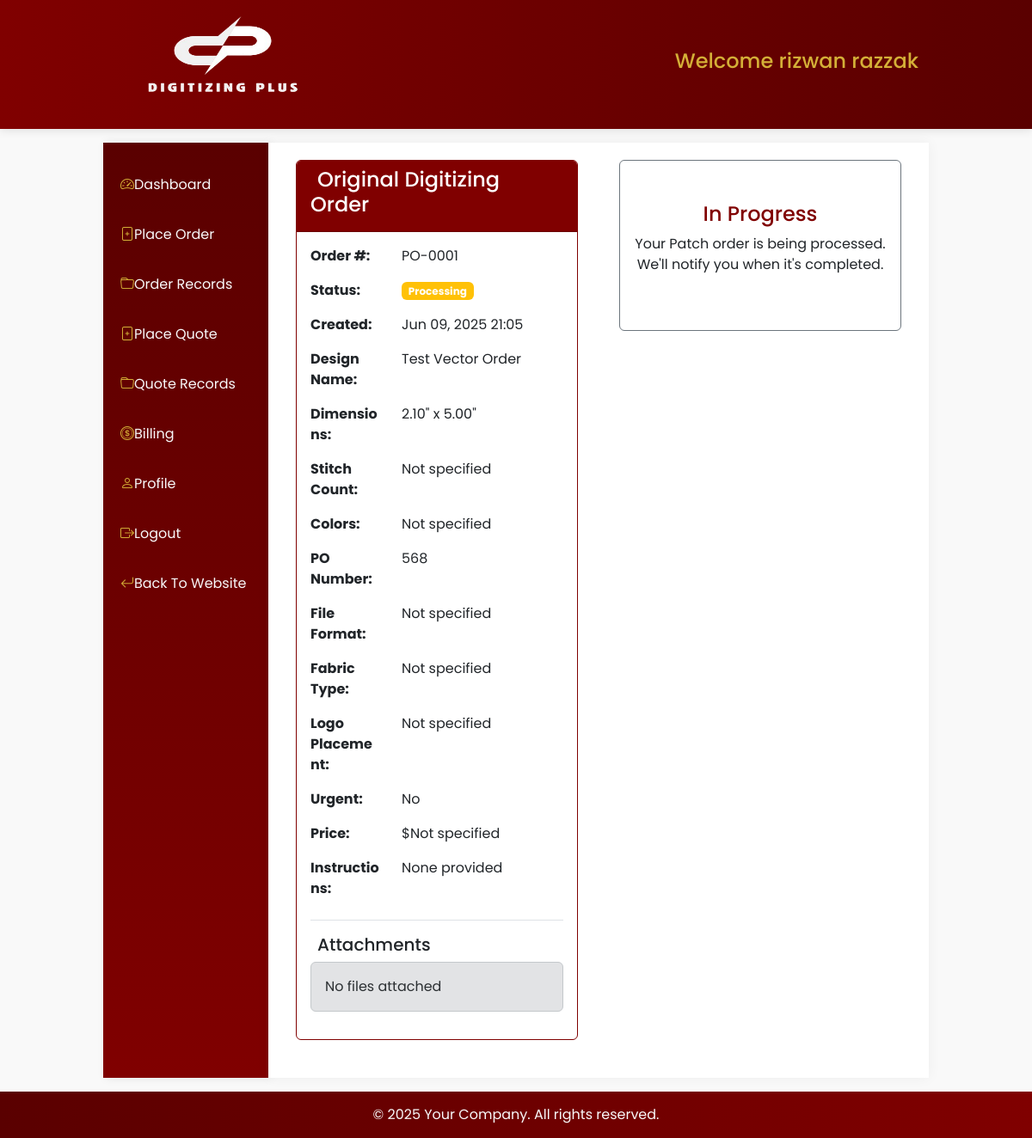
Screenshot of /user/customer/orders/Patch/1 (signed in) with the database file from the repository.
### users/models.py (models this page shows, shortened)
class User(AbstractUser):
    COUNTRY_CHOICES = [
        ('United States', 'United States'),
        ('United Kingdom', 'United Kingdom'),
        ('Australia', 'Australia'),
        ('New Zealand', 'New Zealand'),
        ('Germany', 'Germany'),
        ('Canada', 'Canada'),
    ]
    username = None
    user_id = models.CharField(max_length=100, unique=True, blank=False, null=False)
    email = models.EmailField(unique=True)
    email2 = models.EmailField(blank=True, null=True, verbose_name="Secondary Email")
    email3 = models.EmailField(blank=True, null=True, verbose_name="Tertiary Email")
    first_name = models.CharField(max_length=100, blank=False, null=False)
    last_name = models.CharField(max_length=100, blank=False, null=False)
    phone_number = models.CharField(max_length=50, null=True, blank=True)
    address = models.CharField(max_length=500)
    city = models.CharField(max_length=50)
    state = models.CharField(max_length=50)
    zip_code = models.CharField(max_length=15)
    country = models.CharField(
        max_length=15,
        choices=COUNTRY_CHOICES,
        default='US',  # Default to United States
        verbose_name="Country"
    )
    USERNAME_FIELD = 'user_id'
    REQUIRED_FIELDS = []  # Removed email from required fields
    objects = UserManager()
    COUNTRY_CODE_MAP = {
        'United States': 'us',
        'United Kingdom': 'gb',
        'Australia': 'au',
        'New Zealand': 'nz',
        'Germany': 'de',
        'Canada': 'ca',
    }

### crafting/models.py (models this page shows, shortened)
class PatchOrder(models.Model):
    user = models.ForeignKey(
        settings.AUTH_USER_MODEL,
        on_delete=models.CASCADE,
        related_name='patch_orders',
    )
    order_number = models.CharField(max_length=20, unique=True, blank=True)
    name = models.CharField(max_length=255)
    po_number = models.IntegerField(null=True, blank=True)
    height = models.DecimalField(decimal_places=2, max_digits=5)
    width = models.DecimalField(decimal_places=2, max_digits=5)
    patch_type = models.CharField(max_length=50, choices=PATCH_TYPE, null=True, blank=True)
    backing_type = models.CharField(max_length=50, choices=BACKING_TYPE, null=True, blank=True)
    border_type = models.CharField(max_length=50, choices=BORDER_TYPE, null=True, blank=True)
    embroidery_fill = models.CharField(max_length=50, choices=EMBROIDERY_FILL, null=True, blank=True)
    quantity = models.IntegerField(default=1)
    date = models.DateField()
    color_details = models.CharField(max_length=255, blank=True, null=True)
    contact_name = models.CharField(max_length=255)
    contact_number = models.CharField(max_length=50)
    shipping_address = models.TextField(null=True, blank=True)
    instructions = models.TextField(null=True, blank=True)
    status = models.CharField(max_length=50, choices=STATUS_CHOICES, default='Processing', blank=True)
    admin_instruction = models.TextField(null=True, blank=True)
    created_at = models.DateTimeField(auto_now_add=True)

### users/views.py (the view)
# urls.py: path('customer/orders/<str:type>/<int:id>', views.order_details, name='customer-order-details'),
@login_required
def order_details(request, type, id):
    if type == 'Vector':
        order = VectorOrder.objects.get(pk=id)
        template_name = 'users/customer/vector-order-details.html'
    elif type == 'Digitizing':
        order = DigitizingOrder.objects.get(pk=id)
        template_name = 'users/customer/digitizing-order-details.html'
    elif type == 'Patch':
        order = PatchOrder.objects.get(pk=id)
        template_name = 'users/customer/patch-order-details.html'
    else:
        raise Http404("Invalid order type")
    context = {
        'order': order,
        'type': type
    }
    return render(request, template_name, context)

### users/templates/users/customer/patch-order-details.html (shortened to what this page needs)
{% extends "users/customer/base.html" %}
{% load static %}
{% block content %}
<div class="container-fluid">
    <div class="row">
        <div class="col-md-6 pe-4">
            <div class="card border-maroon mb-4">
                <div class="card-header bg-maroon text-white">
                    <h4> Original Digitizing Order</h4>
                </div>
                <div class="card-body">
                    <div class="row mb-3">
                        <div class="col-md-4 fw-bold">Order #:</div>
                        <div class="col-md-8">{{ order.order_number }}</div>
                    </div>
                    <div class="row mb-3">
                        <div class="col-md-4 fw-bold">Status:</div>
                        <div class="col-md-8">
                            <span class="badge bg-{% if order.status == 'Completed' %}success{% else %}warning{% endif %}">
                                {{ order.status }}
                            </span>
                        </div>
                    </div>
                    <div class="row mb-3">
                        <div class="col-md-4 fw-bold">Created:</div>
                        <div class="col-md-8">{{ order.created_at|date:"M d, Y H:i" }}</div>
                    </div>
                    <div class="row mb-3">
                        <div class="col-md-4 fw-bold">Design Name:</div>
                        <div class="col-md-8">{{ order.name }}</div>
                    </div>
                    <div class="row mb-3">
                        <div class="col-md-4 fw-bold">Dimensions:</div>
                        <div class="col-md-8">{{ order.width }}" x {{ order.height }}"</div>
                    </div>
                    <div class="row mb-3">
                        <div class="col-md-4 fw-bold">Stitch Count:</div>
                        <div class="col-md-8">{{ order.stitches|default:"Not specified" }}</div>
                    </div>
                    <div class="row mb-3">
                        <div class="col-md-4 fw-bold">Colors:</div>
                        <div class="col-md-8">{{ order.colors|default:"Not specified" }}</div>
                    </div>
                    <div class="row mb-3">
                        <div class="col-md-4 fw-bold">PO Number:</div>
                        <div class="col-md-8">{{ order.po_number|default:"Not specified" }}</div>
                    </div>
                    <div class="row mb-3">
                        <div class="col-md-4 fw-bold">File Format:</div>
                        <div class="col-md-8">{{ order.get_file_format_display|default:"Not specified" }}</div>
                    </div>
                    <div class="row mb-3">
                        <div class="col-md-4 fw-bold">Fabric Type:</div>
                        <div class="col-md-8">{{ order.get_fabric_type_display|default:"Not specified" }}</div>
                    </div>
                    <div class="row mb-3">
                        <div class="col-md-4 fw-bold">Logo Placement:</div>
                        <div class="col-md-8">{{ order.get_logo_placement_display|default:"Not specified" }}</div>
                    </div>
                    <div class="row mb-3">
                        <div class="col-md-4 fw-bold">Urgent:</div>
                        <div class="col-md-8">
                            {% if order.is_urgent %}
                                <span class="text-danger"><i class="fas fa-exclamation-circle"></i> Yes</span>
                            {% else %}
                                No
                            {% endif %}
                        </div>
                    </div>
                    <div class="row mb-3">
                        <div class="col-md-4 fw-bold">Price:</div>
                        <div class="col-md-8">${{ order.price|default:"Not specified" }}</div>
                    </div>
                    <div class="row mb-3">
                        <div class="col-md-4 fw-bold">Instructions:</div>
                        <div class="col-md-8">{{ order.instructions|default:"None provided" }}</div>
                    </div>
                    <h5 class="mt-4 border-top pt-3">Attachments</h5>
                    <div class="list-group">
                        {% for file in order.files.all %}
                            <a href="{{ file.file.url }}" class="list-group-item list-group-item-action">
                                <i class="fas fa-file me-2"></i> {{ file.file.name|slice:"25:" }}
                            </a>
                        {% empty %}
                            <div class="alert alert-secondary">No files attached</div>
                        {% endfor %}
                    </div>
                </div>
            </div>
        </div>
        <div class="col-md-6 ps-4">
            {% if order.finalized_version %}
            <div class="card border-success">
                <div class="card-header bg-success text-white">
                    <h4><i class="fas fa-check-circle me-2"></i> Finalized Order</h4>
                </div>
                <div class="card-body">
                    <div class="row mb-3">
                        <div class="col-md-4 fw-bold">Finalized By:</div>
                        <div class="col-md-8">{{ order.finalized_version.finalized_by.get_full_name }}</div>
                    </div>
                    <div class="row mb-3">
                        <div class="col-md-4 fw-bold">Finalized On:</div>
                        <div class="col-md-8">{{ order.finalized_version.finalized_at|date:"M d, Y H:i" }}</div>
                    </div>
                    <div class="row mb-3">
                        <div class="col-md-4 fw-bold">Completed Date:</div>
                        <div class="col-md-8">{{ order.finalized_version.completed_date|date:"M d, Y" }}</div>
                    </div>
                    <div class="row mb-3">
                        <div class="col-md-4 fw-bold">Final Price:</div>
                        <div class="col-md-8">${{ order.finalized_version.price }}</div>
                    </div>
                    <div class="row mb-3">
                        <div class="col-md-4 fw-bold">Final Stitches:</div>
                        <div class="col-md-8">{{ order.finalized_version.stitches|default:"Not specified" }}</div>
                    </div>
                    <div class="row mb-3">
                        <div class="col-md-4 fw-bold">Final Colors:</div>
                        <div class="col-md-8">{{ order.finalized_version.colors|default:"Not specified" }}</div>
                    </div>
                    {% if order.finalized_version.admin_notes %}
                    <div class="alert alert-info mt-3">
                        <h6><i class="fas fa-comment-alt me-2"></i>Admin Notes</h6>
                        <p class="mb-0">{{ order.finalized_version.admin_notes }}</p>
                    </div>
                    {% endif %}
                    {% if order.finalized_version.final_files %}
                    <div class="mt-4">
                        <h5><i class="fas fa-download me-2"></i>Final Files</h5>
                        <a href="{{ order.finalized_version.final_files.url }}"
                           class="btn btn-maroon"
                           target="_blank">
                            <i class="fas fa-download me-2"></i>Download Final Design
                        </a>
                    </div>
                    {% endif %}
                </div>
            </div>
            {% else %}
            <div class="card border-secondary">
                <div class="card-body text-center py-5">
                    <h4 class="text-maroon">In Progress</h4>
                    <p>Your Patch order is being processed. We'll notify you when it's completed.</p>
                </div>
            </div>
            {% endif %}
        </div>
    </div>
</div>
{% endblock %}

### users/templates/users/customer/base.html (shortened to what this page needs)
{% load static %}
<!DOCTYPE html>
<html lang="en">
<head>
    <link href="https://cdn.jsdelivr.net/npm/bootstrap@5.3.0-alpha1/dist/css/bootstrap.min.css" rel="stylesheet">
    <link href="https://cdn.jsdelivr.net/npm/bootstrap-icons@1.11.3/font/bootstrap-icons.css" rel="stylesheet">
    <link rel="stylesheet" href="{% static "css/portals/customerbase.css" %}">
</head>
<body>
<header>
    <div class="container1">
        <div class="row">
            <div class="col-md-6 text-start">
                <div class="logo">
                    <a href="{% url 'web:index' %}"><img src="{% static 'images/logo1.png' %}" alt="Logo"></a>
                </div>
            </div>
            <div class="col-md-6 text-end">
                <h4 class="text-gold">Welcome {{request.user.first_name}} {{request.user.last_name}}</h4>
            </div>
        </div>
    </div>
</header>
    <div class="main-content mt-3 mb-3">
        <nav class="sidebar">
            <ul class="list-group list-group-flush">
                <li class="list-group-item"><a class="nav-link" href="#"><i class="bi bi-speedometer2"></i>Dashboard</a></li>
                <li class="list-group-item"><a class="nav-link" href="{% url "users:customer-orders" %}"><i class="bi bi-file-plus"></i>Place Order</a></li>
                <li class="list-group-item"><a class="nav-link" href="{% url "users:customer-orders-records" %}"><i class="bi bi-folder"></i>Order Records</a></li>
                <li class="list-group-item"><a class="nav-link" href="{% url "users:customer-quotes" %}"><i class="bi bi-file-plus"></i>Place Quote</a></li>
                <li class="list-group-item"><a class="nav-link" href="{% url "users:customer-quote-records" %}"><i class="bi bi-folder"></i>Quote Records</a></li>
                <li class="list-group-item"><a class="nav-link" href="#"><i class="bi bi-coin"></i>Billing</a></li>
                <li class="list-group-item"><a class="nav-link" href="{% url "users:customer-profile" %}"><i class="bi bi-person"></i>Profile</a></li>
                <li class="list-group-item"><a class="nav-link" href="{% url "users:logout" %}"><i class="bi bi-box-arrow-right"></i>Logout</a></li>
                <li class="list-group-item"><a class="nav-link" href="{% url "web:index" %}"><i class="bi bi-arrow-return-left"></i>Back To Website</a></li>
            </ul>
        </nav>
        <main class="content-area">
            {% block content %}
            {% endblock content %}
        </main>
    </div>
    <footer class="footer">
        <p class="mb-0">&copy; {% now "Y" %} Your Company. All rights reserved.</p>
    </footer>
</body>
</html>

### static/css/portals/customerbase.css (style rules this page uses)
:root { --maroon-primary: #800000; --maroon-dark: #5a0000; --maroon-light: #a80000; --cream-accent: #fff5ee; --gold-accent: #d4af37; --text-light: #f8f9fa; --text-dark: #212529; }
body { font-family: 'Poppins', sans-serif; display: flex; flex-direction: column; min-height: 100vh; background-color: #f9f9f9; }
.main-content { flex: 1; display: flex; width: 80%; margin: auto; }
header { background: linear-gradient(to right, var(--maroon-primary), var(--maroon-dark)); color: var(--text-light); padding: 15px 0; box-shadow: 0 2px 10px rgba(0,0,0,0.1); }
.sidebar { width: 20%; background: linear-gradient(to bottom, var(--maroon-dark), var(--maroon-primary)); color: var(--text-light); padding: 20px 0; box-shadow: 3px 0 10px rgba(0,0,0,0.1); }
.nav-link { color: var(--text-light); padding: 12px 20px; margin: 5px 0; border-radius: 4px; transition: all 0.3s ease; }
.nav-link i { color: var(--gold-accent); }
.list-group-item { background-color: transparent; border: none; padding: 0; }
.content-area { width: 80%; padding: 20px; background-color: white; box-shadow: 0 0 15px rgba(0,0,0,0.05); }
.footer { background: linear-gradient(to right, var(--maroon-dark), var(--maroon-primary)); color: var(--text-light); padding: 15px 0; text-align: center; }
.card-header { background-color: var(--maroon-primary); color: white; }
.text-maroon { color: var(--maroon-primary); }
.bg-maroon { background-color: var(--maroon-primary); }
.text-gold { color: var(--gold-accent); }
.logo img { height: 120px; width: 250px; }
header .row { display: flex; align-items: center; margin: 0; }
header .container1 { width: 80%; margin: 0 auto; padding: 0; }

### users/templates/users/customer/patch-order-details.html (style rules this page uses)
.bg-maroon { background-color: #800000 !important; }
.border-maroon { border-color: #800000 !important; }
.text-maroon { color: #800000 !important; }

### rows the page displays
User: user.first_name "rizwan", user.last_name "razzak"
PatchOrder: order_number "PO-0001", status "Processing", created_at "Jun 09, 2025 21:05", name "Test Vector Order", width "2.10", height "5.00", po_number "568", instructions "None provided"

### other values shown
{{ order.stitches|default:"Not specified" }} "Not specified"
{{ order.colors|default:"Not specified" }} "Not specified"
{{ order.get_file_format_display|default:"Not specified" }} "Not specified"
{{ order.get_fabric_type_display|default:"Not specified" }} "Not specified"
{{ order.get_logo_placement_display|default:"Not specified" }} "Not specified"
{{ order.price|default:"Not specified" }} "Not specified"
